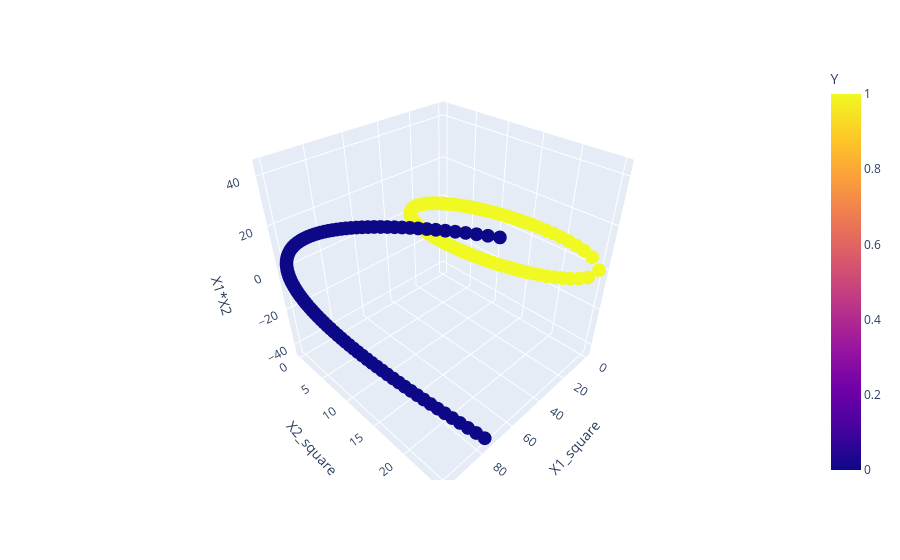

The code cell stored with this chart in its notebook:
### Code cell
fig=px.scatter_3d(df,x="X1_square",y='X2_square',z='X1*X2',color='Y')
fig.show()

### Figure 1 — Plotly figure (JSON) as saved in the notebook; plotly's stock layout.template omitted (floating-point values rounded to 4 significant figures; data arrays with more than 128 entries replaced by an {"elided": "..."} marker saying what was removed)
{"data": [{"hovertemplate": "X1_square=%{x}<br>X2_square=%{y}<br>X1*X2=%{z}<br>Y=%{marker.color}<extra></extra>", "legendgroup": "", "marker": {"color": {"elided": "400 int values"}, "coloraxis": "coloraxis", "symbol": "circle"}, "mode": "markers", "name": "", "scene": "scene", "showlegend": false, "type": "scatter3d", "x": {"elided": "400 float values"}, "y": {"elided": "400 float values"}, "z": {"elided": "400 float values"}}], "layout": {"coloraxis": {"colorbar": {"title": {"text": "Y"}}, "colorscale": [[0, "#0d0887"], [0.1111, "#46039f"], [0.2222, "#7201a8"], [0.3333, "#9c179e"], [0.4444, "#bd3786"], [0.5556, "#d8576b"], [0.6667, "#ed7953"], [0.7778, "#fb9f3a"], [0.8889, "#fdca26"], [1, "#f0f921"]]}, "legend": {"tracegroupgap": 0}, "margin": {"t": 60}, "scene": {"domain": {"x": [0, 1], "y": [0, 1]}, "xaxis": {"title": {"text": "X1_square"}}, "yaxis": {"title": {"text": "X2_square"}}, "zaxis": {"title": {"text": "X1*X2"}}}}}
